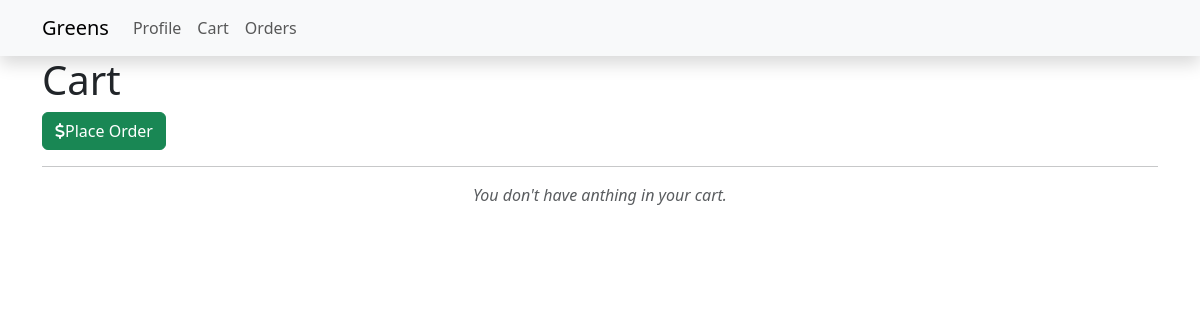
The app's page /cart (signed in), older data.
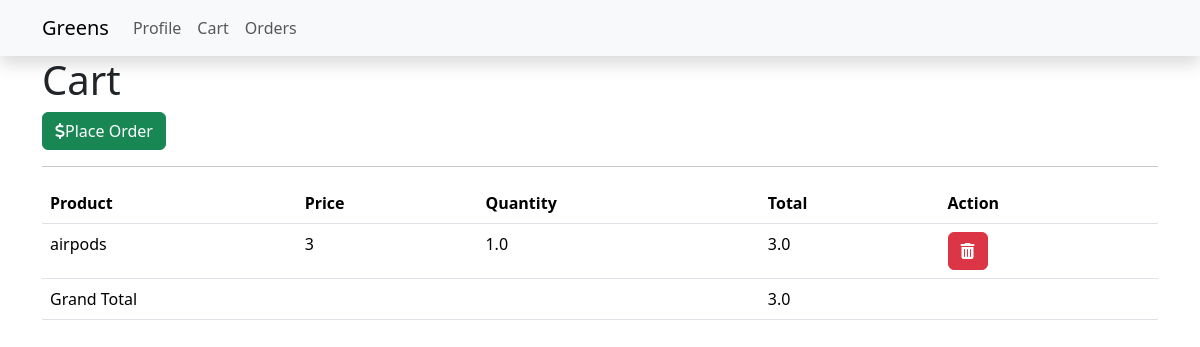
The same page, newer data.
### Models.py (models this page shows)
class Cart(db.Model):
    id = db.Column(db.Integer, primary_key=True)
    user_id = db.Column (db.Integer, db.ForeignKey('user.id'), nullable = False)
    product_id = db.Column (db.Integer, db.ForeignKey('product.id'), nullable = False)
    quantity = db.Column(db.Integer, nullable = False)

class Product (db.Model):
    __tablename__ = 'product'
    id = db.Column (db.Integer, primary_key=True)
    name = db.Column (db.String(64), nullable = False)
    category_id = db.Column (db.Integer, db.ForeignKey('category.id'), nullable=False)
    quantity = db.Column (db.Integer, nullable = False)
    price = db.Column (db.Float, nullable = False)
    man_date = db.Column (db.Date, nullable = False)
    cart = db.relationship("Cart", backref='product', lazy=True)

### route.py (the view)
@app.route('/cart')
@auth_required
def cart():
    carts = Cart.query.filter_by(user_id=session['user_id']).all()
    total = sum(cart.product.price * cart.quantity for cart in carts)
    return render_template('cart.html', user=User.query.get(session['user_id']), carts=carts, total=total)

### route.py (called while the page is built)
def auth_required(func):
    @wraps(func)
    def inner(*args, **kwargs):
        if 'user_id' not in session:
            flash('You need to login first.')
            return redirect(url_for('login'))
        return func(*args, **kwargs)
    return inner

### templates/cart.html (shortened to what this page needs)
{% extends 'layout.html' %}
{% block content %}
<div class="heading">
    <h1>Cart</h1>
    <form action="{{url_for('place_order')}}" method="POST"><button type="submit" class="btn btn-success">
        <i class="fas fa-dollar-sign"></i>Place Order
    </button>
    <hr>
    <div class="cart-details">
        {% if carts %}
        <table class="table">
            <thead>
            <th>Product</th>
            <th>Price</th>
            <th>Quantity</th>
            <th>Total</th>
            <th>Action</th>
            </thead>
            <tbody>
                {% for item in carts %}
                <tr>
                    <td>{{item.product.name}}</td>
                    <td>{{item.quantity}}</td>
                    <td>{{item.product.price}}</td>
                    <td>{{item.product.price * item.quantity }}</td>
                    <td>
                        <form action="{{ url_for('delete_from_cart', product_id=item.product_id) }}" method="post">
                            <button type="submit" class="btn btn-danger">
                                <i class="fa fa-trash-alt "></i>
                            </button>
                        </form>
                    </td>
                </tr>
                {% endfor %}
            </tbody>
            <tfoot>
                <td colspan="3">Grand Total</td>
                <td colspan="2">{{total}}</td>
            </tfoot>
        </table>
        {% else%}
            <p class="text-muted text-center"><em>You don't have anthing in your cart.</em></p>
        {% endif %}
    </div>
    </form>
</div>
{% endblock %}

Row changes from the older to the newer data that the page shows:
added Cart: product.name "airpods", quantity "3", product.price "1.0", item.product.price*item.quantity "3.0"
Text that changed along with them:
{{ total }}: (not shown) → "3.0"
text no longer shown: "You don't have anthing in your cart."
text now shown: "Product Price Quantity Total Action Grand Total"
